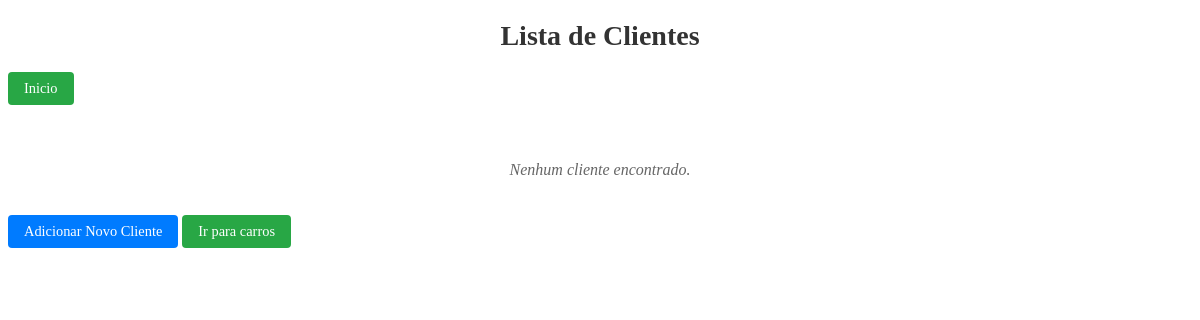
Page /cliente/ (signed in) on the earlier database version.
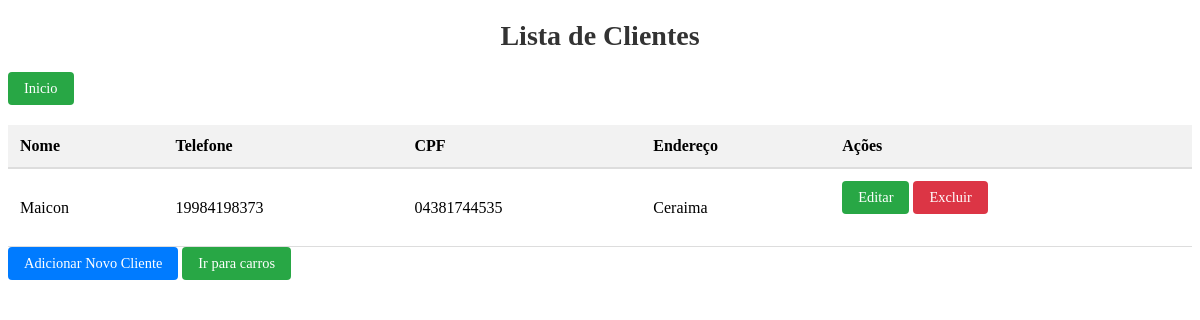
Same page on the later database version.
### cliente/models.py (models this page shows, shortened)
class Cliente(models.Model):
    user = models.ForeignKey(User, on_delete=models.CASCADE, related_name='clientes')
    nome = models.CharField(max_length=255)
    cpf = models.CharField(max_length=11, unique=True)
    telefone = models.CharField(max_length=15)
    endereco = models.CharField(max_length=255)

### cliente/views.py (the view)
# urls.py: path('', views.listar_cliente, name='listar_cliente'),
@login_required
def listar_cliente(request):
    clientes = Cliente.objects.filter(user=request.user)
    return render(request, 'listar_cliente.html', {'clientes': clientes})

### cliente/templates/listar_cliente.html (shortened to what this page needs)
<!DOCTYPE html>
<html lang="pt-br">
<head>
    {% load static %}
    <link rel="stylesheet" href="{% static 'css/listar_carro.css' %}">
</head>
<body>
    <h1>Lista de Clientes</h1>
    <a href="{% url 'plataforma' %}" class="btn-acao editar">Inicio</a>
    {% if clientes %}
    <table>
        <thead>
            <tr>
                <th>Nome</th>
                <th>Telefone</th>
                <th>CPF</th>
                <th>Endereço</th>
                <th>Ações</th>
            </tr>
        </thead>
        <tbody>
            {% for cliente in clientes %}
            <tr>
                <td>{{ cliente.nome }}</td>
                <td>{{ cliente.telefone }}</td>
                <td>{{ cliente.cpf }}</td>
                <td>{{ cliente.endereco }}</td>
                <td>
                    <a href="{% url 'editar_cliente' cliente.id %}" class="btn-acao editar">Editar</a>
                    <a href="{% url 'excluir_cliente' cliente.id %}" class="btn-acao excluir">Excluir</a>
                </td>
            </tr>
            {% endfor %}
        </tbody>
    </table>
    {% else %}
    <p class="nenhuma-notificacao">Nenhum cliente encontrado.</p>
    {% endif %}
    <a href="{% url 'adicionar_cliente' %}" class="btn-acao aprovar">Adicionar Novo Cliente</a>
    <a href="{% url 'listar_carro' %}" class="btn-acao editar">Ir para carros</a>
</body>
</html>

Differences in the rows shown:
now on this page (row edited): Cliente: nome "Maicon", telefone "19984198373", cpf "04381744535", endereco "Ceraima"
Other differences:
text no longer shown: "Nenhum cliente encontrado."
text now shown: "Nome Telefone CPF Endereço Ações"
